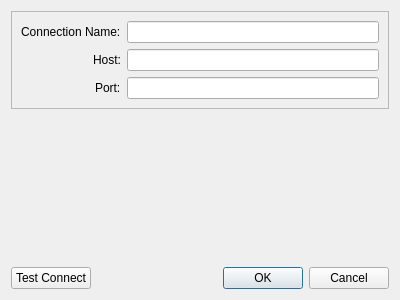
<?xml version="1.0" encoding="UTF-8"?>
<ui version="4.0">
 <class>Dialog</class>
 <widget class="QDialog" name="Dialog">
  <property name="geometry">
   <rect>
    <x>0</x>
    <y>0</y>
    <width>400</width>
    <height>300</height>
   </rect>
  </property>
  <property name="windowTitle">
   <string>Edit Connect</string>
  </property>
  <layout class="QVBoxLayout" name="verticalLayout_2">
   <item>
    <layout class="QVBoxLayout" name="verticalLayout">
     <item>
      <widget class="QFrame" name="frame">
       <property name="frameShape">
        <enum>QFrame::StyledPanel</enum>
       </property>
       <property name="frameShadow">
        <enum>QFrame::Raised</enum>
       </property>
       <layout class="QFormLayout" name="formLayout">
        <property name="labelAlignment">
         <set>Qt::AlignRight|Qt::AlignTrailing|Qt::AlignVCenter</set>
        </property>
        <item row="0" column="0">
         <widget class="QLabel" name="label">
          <property name="text">
           <string>Connection Name:</string>
          </property>
         </widget>
        </item>
        <item row="0" column="1">
         <widget class="QLineEdit" name="txt_name"/>
        </item>
        <item row="1" column="0">
         <widget class="QLabel" name="label_2">
          <property name="text">
           <string>Host:</string>
          </property>
          <property name="alignment">
           <set>Qt::AlignLeading|Qt::AlignLeft|Qt::AlignVCenter</set>
          </property>
         </widget>
        </item>
        <item row="1" column="1">
         <widget class="QLineEdit" name="txt_host"/>
        </item>
        <item row="2" column="0">
         <widget class="QLabel" name="label_3">
          <property name="text">
           <string>Port:</string>
          </property>
         </widget>
        </item>
        <item row="2" column="1">
         <widget class="QLineEdit" name="txt_port"/>
        </item>
       </layout>
      </widget>
     </item>
    </layout>
   </item>
   <item>
    <spacer name="verticalSpacer">
     <property name="orientation">
      <enum>Qt::Vertical</enum>
     </property>
     <property name="sizeHint" stdset="0">
      <size>
       <width>20</width>
       <height>40</height>
      </size>
     </property>
    </spacer>
   </item>
   <item>
    <layout class="QHBoxLayout" name="horizontalLayout_2">
     <item>
      <widget class="QPushButton" name="btn_test_connect">
       <property name="text">
        <string>Test Connect</string>
       </property>
      </widget>
     </item>
     <item>
      <widget class="QDialogButtonBox" name="buttonBox">
       <property name="orientation">
        <enum>Qt::Horizontal</enum>
       </property>
       <property name="standardButtons">
        <set>QDialogButtonBox::Cancel|QDialogButtonBox::Ok</set>
       </property>
      </widget>
     </item>
    </layout>
   </item>
  </layout>
 </widget>
 <resources/>
 <connections>
  <connection>
   <sender>buttonBox</sender>
   <signal>accepted()</signal>
   <receiver>Dialog</receiver>
   <slot>accept()</slot>
   <hints>
    <hint type="sourcelabel">
     <x>259</x>
     <y>288</y>
    </hint>
    <hint type="destinationlabel">
     <x>157</x>
     <y>274</y>
    </hint>
   </hints>
  </connection>
  <connection>
   <sender>buttonBox</sender>
   <signal>rejected()</signal>
   <receiver>Dialog</receiver>
   <slot>reject()</slot>
   <hints>
    <hint type="sourcelabel">
     <x>327</x>
     <y>288</y>
    </hint>
    <hint type="destinationlabel">
     <x>286</x>
     <y>274</y>
    </hint>
   </hints>
  </connection>
 </connections>
</ui>
